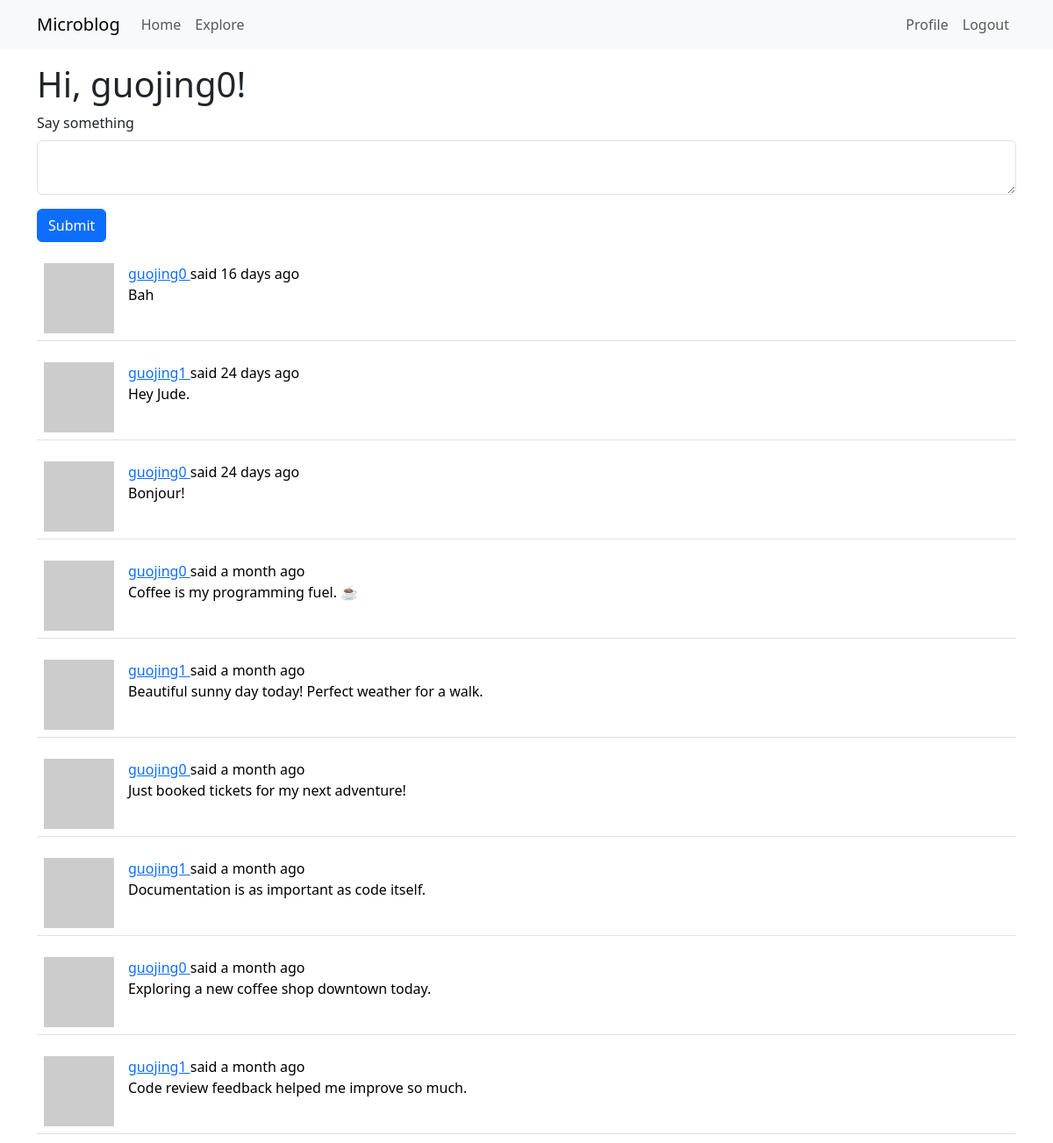
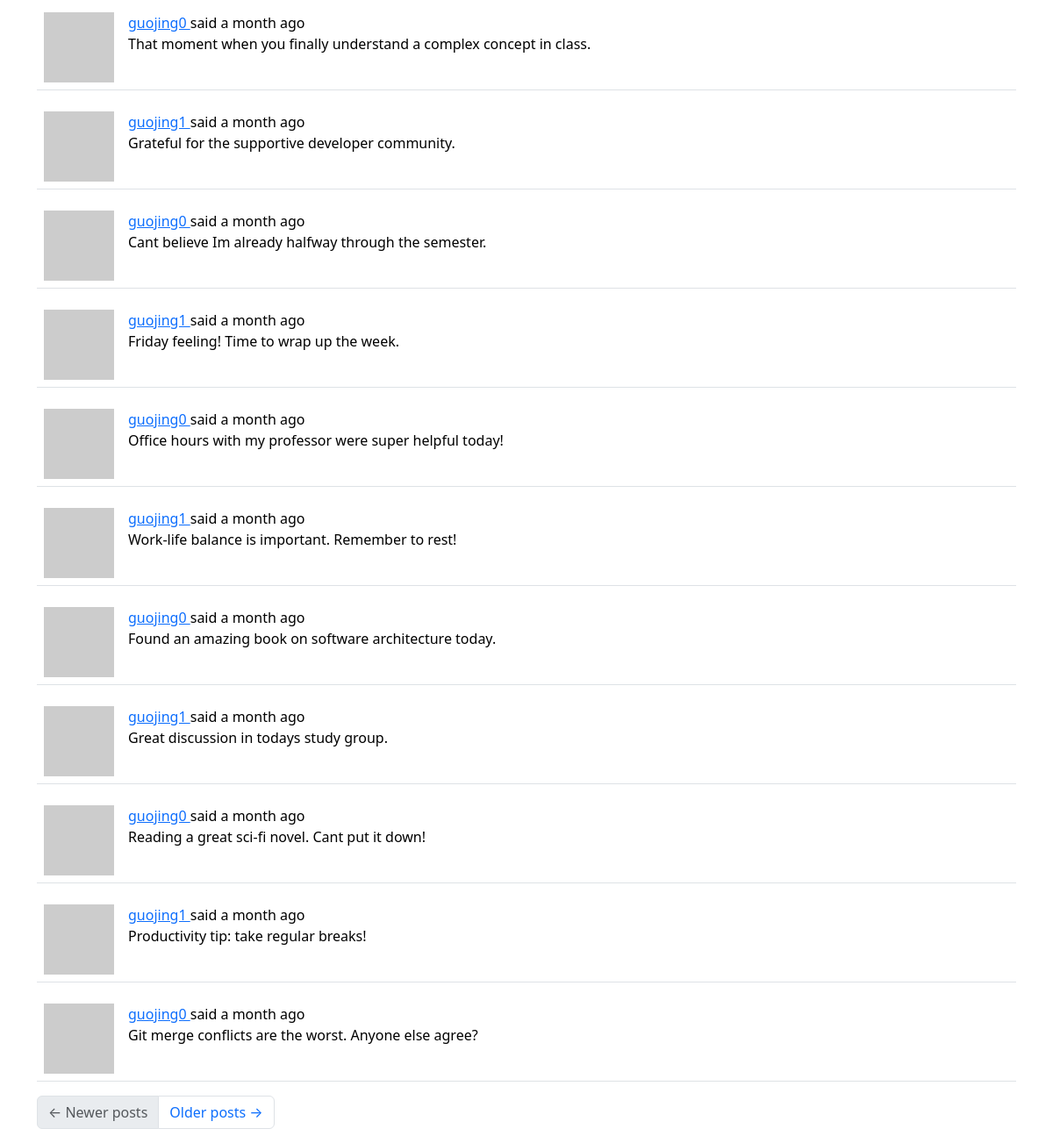
The page /index (signed in) on the database as committed earlier (2 pictures, top to bottom).
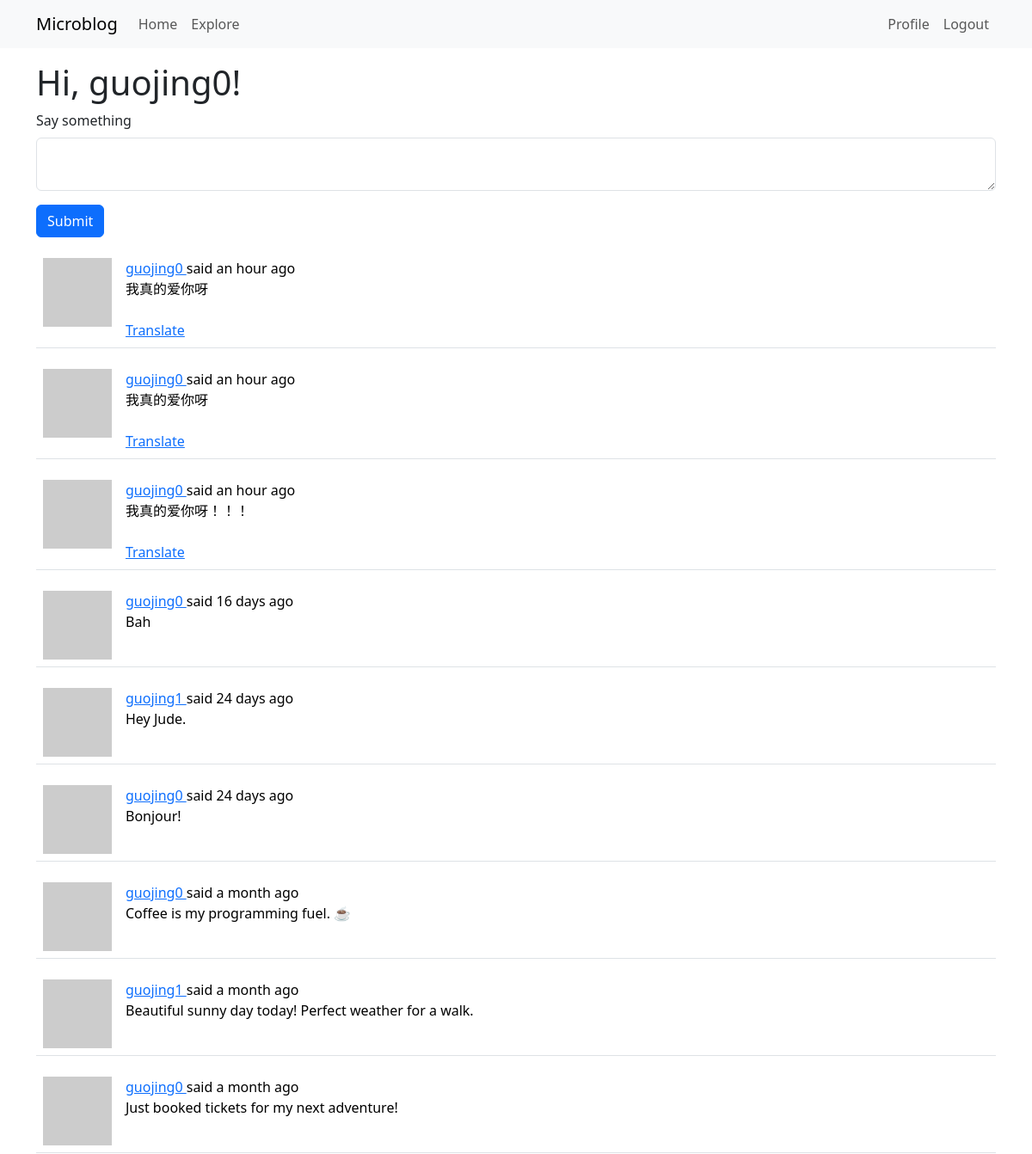
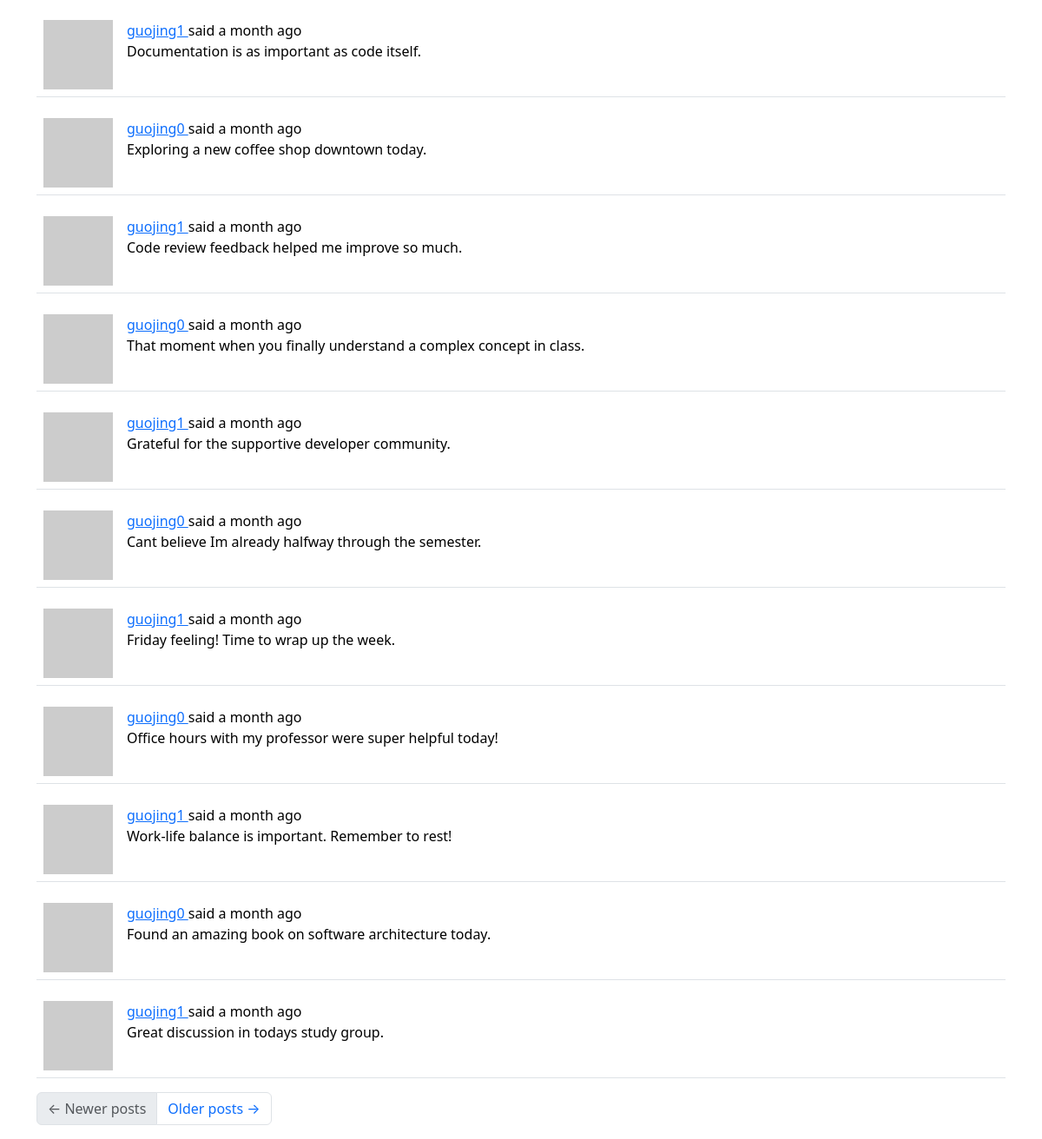
The same page on the database as committed later (2 pictures, top to bottom).
### app/models.py (models this page shows, shortened)
class Post(db.Model):
    id: orm.Mapped[int] = orm.mapped_column(primary_key=True)
    body: orm.Mapped[str] = orm.mapped_column(sa.String(140))
    timestamp: orm.Mapped[datetime] = orm.mapped_column(
        index=True, default=lambda: datetime.now(UTC)
    )
    user_id: orm.Mapped[int] = orm.mapped_column(sa.ForeignKey("user.id"), index=True)
    author: orm.Mapped["User"] = orm.relationship(back_populates="posts")
    language: orm.Mapped[str | None] = orm.mapped_column(sa.String(5))

class User(UserMixin, db.Model):
    id: orm.Mapped[int] = orm.mapped_column(primary_key=True)
    username: orm.Mapped[str] = orm.mapped_column(
        sa.String(64), index=True, unique=True
    )
    email: orm.Mapped[str] = orm.mapped_column(sa.String(120), index=True, unique=True)
    password_hash: orm.Mapped[str | None] = orm.mapped_column(sa.String(256))
    posts: orm.WriteOnlyMapped["Post"] = orm.relationship(back_populates="author")
    about_me: orm.Mapped[str | None] = orm.mapped_column(sa.String(140))
    last_seen: orm.Mapped[datetime | None] = orm.mapped_column(
        default=lambda: datetime.now(UTC)
    )
    following: orm.WriteOnlyMapped["User"] = orm.relationship(
        secondary=followers,
        primaryjoin=(followers.c.follower_id == id),
        secondaryjoin=(followers.c.followed_id == id),
        back_populates="followers",
    )
    followers: orm.WriteOnlyMapped["User"] = orm.relationship(
        secondary=followers,
        primaryjoin=(followers.c.followed_id == id),
        secondaryjoin=(followers.c.follower_id == id),
        back_populates="following",
    )
    def avatar(self, size):
        digest = md5(self.email.lower().encode("utf-8")).hexdigest()
        return f"https://www.gravatar.com/avatar/{digest}?d=identicon&s={size}"
    def following_posts(self):
        Author = orm.aliased(User)
        Follower = orm.aliased(User)
        return (
            sa.select(Post)
            .join(Post.author.of_type(Author))
            .join(Author.followers.of_type(Follower), isouter=True)
            .where(
                sa.or_(
                    Author.id == self.id,  # author's own posts
                    Follower.id == self.id,  # posts from followed users
                )
            )
            .group_by(Post)  # to avoid duplicate posts
            .order_by(Post.timestamp.desc())
        )

### app/routes.py (the view, shortened to what this page needs)
@app.route("/", methods=["GET", "POST"])
@app.route("/index", methods=["GET", "POST"])
@login_required
def index():
    form = PostForm()
    page = request.args.get("page", 1, type=int)
    posts = db.paginate(
        current_user.following_posts(),
        page=page,
        per_page=app.config["POSTS_PER_PAGE"],
        error_out=False,
    )
    next_url = url_for("index", page=posts.next_num) if posts.has_next else None
    prev_url = url_for("index", page=posts.prev_num) if posts.has_prev else None
    return render_template(
        "index.html",
        title="Home",
        form=form,
        posts=posts.items,
        next_url=next_url,
        prev_url=prev_url,
    )

### app/forms.py
class PostForm(FlaskForm):
    post = TextAreaField(
        _l("Say something"), validators=[DataRequired(), Length(min=1, max=140)]
    )
    submit = SubmitField(_l("Submit"))

### app/__init__.py (called while the page is built)
def get_locale_func():
    return request.accept_languages.best_match(app.config["LANGUAGES"])

### app/models.py (called while the page is built)
@login.user_loader
def load_user(id):
    return db.session.get(User, int(id))

### app/routes.py (called while the page is built)
@app.before_request
def before_request():
    if current_user.is_authenticated:
        current_user.last_seen = datetime.now(UTC)
        db.session.commit()
    g.locale = str(get_locale())

### app/templates/index.html
{% extends "base.html" %}
{% import "bootstrap_wtf.html" as wtf %}
{% block content %}
    <h1>{{ _('Hi, %(username)s!', username=current_user.username) }}</h1>
    {% if form %}
        {{ wtf.quick_form(form) }}
    {% endif %}
    {% for post in posts %}
        {% include '_post.html' %}
    {% endfor %}
    <nav aria-label="Post navigation">
        <ul class="pagination">
            <li class="page-item{% if not prev_url %} disabled{% endif %}">
                <a class="page-link" href="{{ prev_url }}">
                    <span aria-hidden="true">&larr;</span> {{ _('Newer posts') }}
                </a>
            </li>
            <li class="page-item{% if not next_url %} disabled{% endif %}">
                <a class="page-link" href="{{ next_url }}">
                    {{ _('Older posts') }} <span aria-hidden="true">&rarr;</span>
                </a>
            </li>
        </ul>
    </nav>
{% endblock %}

### app/templates/_post.html
<table class="table table-hover">
    <tr>
        <td width="70px">
            <a href="{{ url_for('user', username=post.author.username) }}">
                <img src="{{ post.author.avatar(70) }}" />
            </a>
        </td>
        <td>
            <a href="{{ url_for('user', username=post.author.username) }}">
                {{ post.author.username }}
            </a>
            {{ _('said') }} {{ moment(post.timestamp).fromNow() }}
            <br>
            <span id="post{{ post.id }}">{{ post.body }}</span>
            {% if post.language and post.language != g.locale %}
                <br><br>
                <span id="translation{{ post.id }}">
                    <a href="javascript:translate(
                        'post{{ post.id }}',
                        'translation{{ post.id }}',
                        '{{ post.language }}',
                        '{{ g.locale }}'
                    )">{{ _('Translate') }}</a>
                </span>
            {% endif %}
        </td>
    </tr>
</table>

Rows that differ between the two databases and show on the page:
no longer on this page (row unchanged): Post: author.username "guojing0", timestamp "a month ago", body "Reading a great sci-fi novel. Cant put it down!"
no longer on this page (row unchanged): Post: author.username "guojing1", timestamp "a month ago", body "Productivity tip: take regular breaks!"
no longer on this page (row unchanged): Post: author.username "guojing0", timestamp "a month ago", body "Git merge conflicts are the worst. Anyone else agree?"
added Post: author.username "guojing0", timestamp "an hour ago", body "我真的爱你呀"
added Post: author.username "guojing0", timestamp "an hour ago", body "我真的爱你呀"
added Post: author.username "guojing0", timestamp "an hour ago", body "我真的爱你呀！！！"
